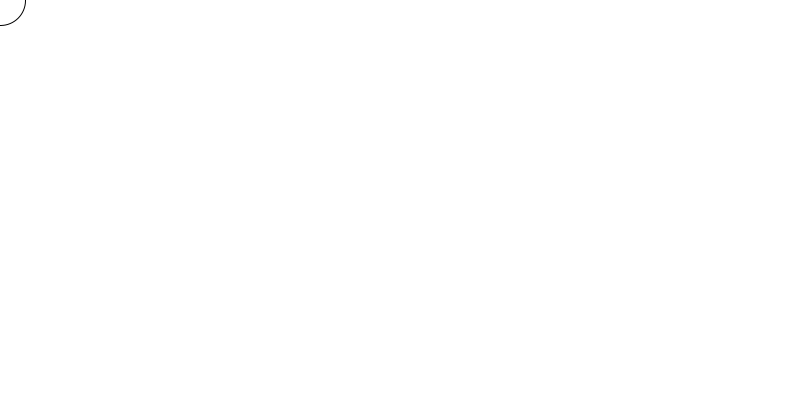
Frame 1 (no input)
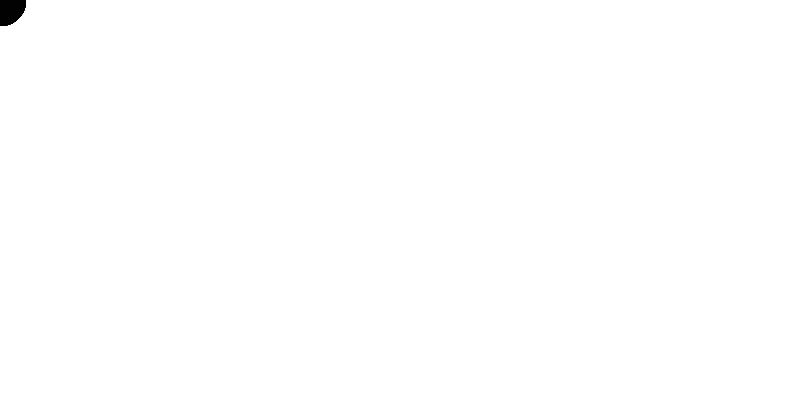
Frame 60 (the mouse pressed at the canvas centre just before this capture)
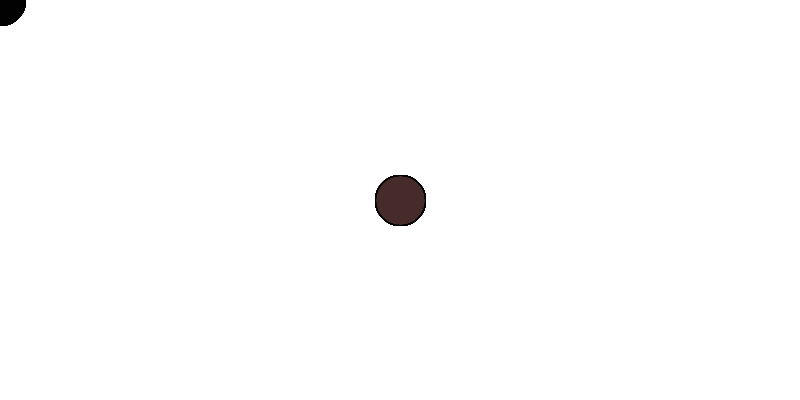
Frame 120 (the mouse held since frame 60 and released just before this capture)

The Processing sketch that drew these frames (run headless with seeded random() and noise(); from frame 60 on, the mouse is pressed at the canvas centre):

// Processing sketch: processing_30650
// ── processing_30650.pde

int counter;
 
void setup() {  
  size(800, 400);
  background(255);  
  colorMode(HSB);   //cores modo matiz, saturação e brilho
  counter = 0;
}
 
void draw() {  //desenhar loops
  ellipse(mouseX, mouseY, 50,50);//tamanho dos circulos
  fill(random(255),50,0,50);//preenchimento dos circulos (cor)
  
   
  if(mousePressed == true) { // interacçao
    ellipse(mouseX, mouseY, 50, 50);
    fill(255,100,255,random(50));
 
  }
}
 
                
                
